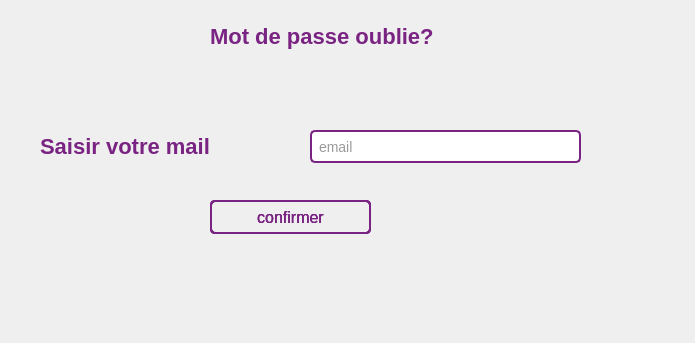
<?xml version="1.0" encoding="UTF-8"?>
<ui version="4.0">
 <class>forgetP</class>
 <widget class="QDialog" name="forgetP">
  <property name="geometry">
   <rect>
    <x>0</x>
    <y>0</y>
    <width>695</width>
    <height>343</height>
   </rect>
  </property>
  <property name="windowTitle">
   <string>Dialog</string>
  </property>
  <widget class="QPushButton" name="confirm">
   <property name="geometry">
    <rect>
     <x>210</x>
     <y>200</y>
     <width>161</width>
     <height>34</height>
    </rect>
   </property>
   <property name="styleSheet">
    <string notr="true">QPushButton {
    padding: 5px;
    font-size: 16px;
    text-align: center;
    text-decoration: none;
    border: 2px solid #792382;
    color: #792382;
    border-radius: 5px;
}

QPushButton:hover {
    background-color: #43aff7;
}


</string>
   </property>
   <property name="text">
    <string>confirmer</string>
   </property>
  </widget>
  <widget class="QLineEdit" name="email">
   <property name="geometry">
    <rect>
     <x>310</x>
     <y>130</y>
     <width>271</width>
     <height>33</height>
    </rect>
   </property>
   <property name="styleSheet">
    <string notr="true">QLineEdit {
    padding: 5px;
    border: 2px solid #792382;
    border-radius: 5px;
    font-size: 14px;
    color: #333;
}

QLineEdit:focus {
    border-color: #2ecc71; /* Couleur de la bordure lorsqu'il est activé */
}
</string>
   </property>
   <property name="placeholderText">
    <string>email</string>
   </property>
  </widget>
  <widget class="QLabel" name="label_3">
   <property name="geometry">
    <rect>
     <x>40</x>
     <y>130</y>
     <width>271</width>
     <height>33</height>
    </rect>
   </property>
   <property name="styleSheet">
    <string notr="true">QLabel {
    font-size: 22px;
    color: #792382; /* Couleur du texte */
    font-weight: bold; /* Gras */
    /* Ajoutez d'autres styles selon vos besoins */
}
</string>
   </property>
   <property name="text">
    <string>Saisir votre mail  </string>
   </property>
  </widget>
  <widget class="QLabel" name="label">
   <property name="geometry">
    <rect>
     <x>-380</x>
     <y>-10</y>
     <width>1081</width>
     <height>611</height>
    </rect>
   </property>
   <property name="styleSheet">
    <string notr="true">background-image: url(&quot;images/back.jpg&quot;);
</string>
   </property>
   <property name="text">
    <string/>
   </property>
  </widget>
  <widget class="QPushButton" name="confirmC">
   <property name="enabled">
    <bool>false</bool>
   </property>
   <property name="geometry">
    <rect>
     <x>210</x>
     <y>200</y>
     <width>161</width>
     <height>34</height>
    </rect>
   </property>
   <property name="styleSheet">
    <string notr="true">QPushButton {
    padding: 5px;
    font-size: 16px;
    text-align: center;
    text-decoration: none;
    border: 2px solid #792382;
    color: #792382;
    border-radius: 5px;
}

QPushButton:hover {
    background-color: #43aff7;
}


</string>
   </property>
   <property name="text">
    <string>confirmer</string>
   </property>
  </widget>
  <widget class="QLabel" name="label_25">
   <property name="geometry">
    <rect>
     <x>210</x>
     <y>20</y>
     <width>261</width>
     <height>33</height>
    </rect>
   </property>
   <property name="styleSheet">
    <string notr="true">QLabel {
    font-size: 22px;
    color: #792382; /* Couleur du texte */
    font-weight: bold; /* Gras */
    /* Ajoutez d'autres styles selon vos besoins */
}
</string>
   </property>
   <property name="text">
    <string>Mot de passe oublie?</string>
   </property>
  </widget>
  <widget class="QPushButton" name="confirmP">
   <property name="enabled">
    <bool>false</bool>
   </property>
   <property name="geometry">
    <rect>
     <x>210</x>
     <y>200</y>
     <width>161</width>
     <height>34</height>
    </rect>
   </property>
   <property name="styleSheet">
    <string notr="true">QPushButton {
    padding: 5px;
    font-size: 16px;
    text-align: center;
    text-decoration: none;
    border: 2px solid #792382;
    color: #792382;
    border-radius: 5px;
}

QPushButton:hover {
    background-color: #43aff7;
}


</string>
   </property>
   <property name="text">
    <string>confirmer</string>
   </property>
  </widget>
  <widget class="QLabel" name="label_2">
   <property name="geometry">
    <rect>
     <x>560</x>
     <y>0</y>
     <width>121</width>
     <height>91</height>
    </rect>
   </property>
   <property name="styleSheet">
    <string notr="true">
    background-image: url(&quot;D:/ESPRIT/c++/Projet/untitled/images/logo.png&quot;);</string>
   </property>
   <property name="text">
    <string/>
   </property>
   <property name="pixmap">
    <pixmap>../../../Documents/interface à bechir/interface ├á bechir/images/logo.png</pixmap>
   </property>
  </widget>
  <zorder>confirmC</zorder>
  <zorder>confirmP</zorder>
  <zorder>label</zorder>
  <zorder>confirm</zorder>
  <zorder>email</zorder>
  <zorder>label_3</zorder>
  <zorder>label_25</zorder>
  <zorder>label_2</zorder>
 </widget>
 <resources/>
 <connections/>
</ui>
